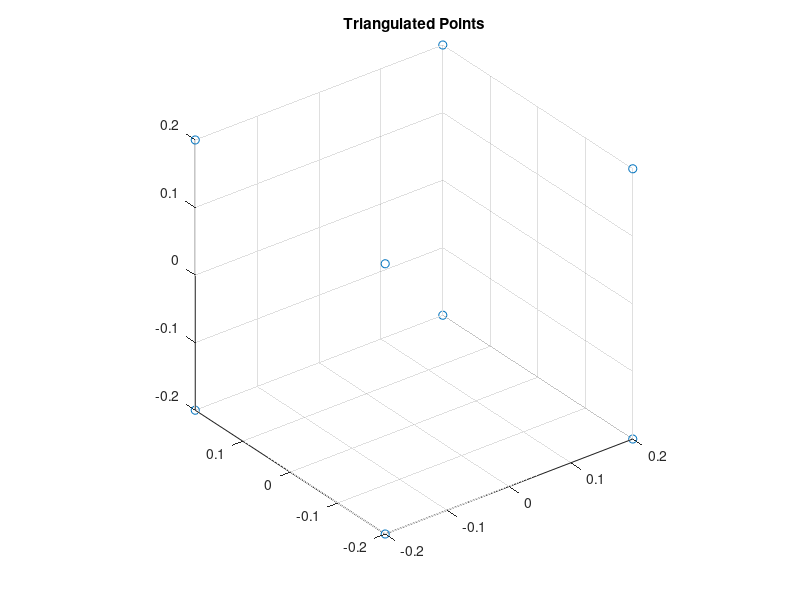

Write the MATLAB code that produced this figure.
function testTriangulationDavid()
  close all
  clear all

  P = [
      -1.81066 0.00000 0.00000 0.00000;
      0.00000 2.41421 0.00000 0.00000;
      0.00000 0.00000 1.00000 1.50000
      ];

  Q =  [
      -0.36118 0.00000 0.00000 0.00000
      0.00000 2.00875 1.33916 0.00000
      0.00000 -0.55470 0.83205 1.80278
      ];


  % homogenous 3D coordinates
  Pts =  [
          -0.2 -0.2 -0.2 -0.2 0.2 0.2 0.2 0.2;
          -0.2 -0.2 0.2 0.2 -0.2 -0.2 0.2 0.2;
          -0.2 0.2 -0.2 0.2 -0.2 0.2 -0.2 0.2;
          1.0 1.0 1.0 1.0 1.0 1.0 1.0 1.0
      ];    

  numPts = length(Pts(1,:));

  % project points
  PPtsHom = P*Pts;
  QPtsHom = Q*Pts;

  % normalize for homogenous scaling
  for i = 1:3
      PPtsHom(i, :) = PPtsHom(i, :) ./ PPtsHom(3, :);
      QPtsHom(i, :) = QPtsHom(i, :) ./ QPtsHom(3, :);
  end

  % 2D cartesian coordinates
  PPtsCart = PPtsHom(1:2,:);
  QPtsCart = QPtsHom(1:2,:);



  % compute normalizing transform

  % calc centroid
  centroidPPtsCart = mean(PPtsCart,2);
  centroidQPtsCart = mean(QPtsCart,2);

  % calc mean distance to centroid
  normsPPtsCart = zeros(1, numPts);
  normsQPtsCart = zeros(1, numPts);
  for i = 1:numPts
    normsPPtsCart(1,i) = norm(PPtsCart(:,i) - centroidPPtsCart);
    normsQPtsCart(1,i) = norm(QPtsCart(:,i) - centroidQPtsCart);
  end
  mdcPPtsCart = mean(normsPPtsCart);
  mdcQPtsCart = mean(normsQPtsCart);

  % setup transformation
  scaleP = sqrt(2)/mdcPPtsCart;
  scaleQ = sqrt(2)/mdcQPtsCart;

  tP = [ scaleP 0      -scaleP*centroidPPtsCart(1);
    0      scaleP -scaleP*centroidPPtsCart(2);
    0      0      1];
  tQ = [ scaleQ 0      -scaleQ*centroidQPtsCart(1);
    0      scaleQ -scaleQ*centroidQPtsCart(2);
    0      0      1];


  % transform points
  PPtsHom = tP * PPtsHom;
  QPtsHom = tQ * QPtsHom;

  % normalize for homogenous scaling
  for i = 1:3
      PPtsHom(i, :) = PPtsHom(i, :) ./ PPtsHom(3, :);
      QPtsHom(i, :) = QPtsHom(i, :) ./ QPtsHom(3, :);
  end
  % 2D cartesian coordinates
  PPtsCart = PPtsHom(1:2,:);
  QPtsCart = QPtsHom(1:2,:);

  % transform cameras
  P = tP * P;
  Q = tQ * Q;


  % triangulating points
  TriangulatedPoints = zeros(4,numPts);
  for i = 1:numPts
      A = [
          PPtsCart(1, i) * P(3, :) - P(1, :);
          PPtsCart(2, i) * P(3, :) - P(2, :);
          QPtsCart(1, i) * Q(3,:) - Q(1,:);
          QPtsCart(2, i) * Q(3,:) - Q(2,:)
      ]
%       return;

      [U S V] = svd(A);
      TriangulatedPoints(:, i) = V(:, end);
  end
  for i = 1:4
      TriangulatedPoints(i, :) = TriangulatedPoints(i, :) ./ TriangulatedPoints(4, :);
  end
  figure()
  scatter3(TriangulatedPoints(1, :), TriangulatedPoints(2, :), TriangulatedPoints(3, :));
  title('Triangulated Points');
  axis equal;